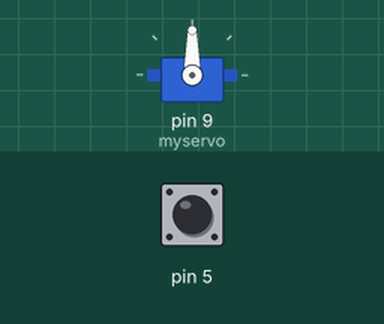
Recording of a sketch running on a simulated Arduino Uno, built with avr-gcc and run on an emulated ATmega328P. Shown: servo. Inputs (shaded band) come from the test bench; at power-on: pin 5 LOW.

Above: at 1.2 s.
1.3 s: pin 5 pulsed HIGH 2 times (0.12 s each, 0.3 s apart)
At 2.6 s:
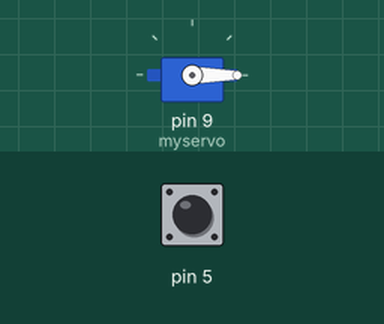
3.4 s: pin 5 driven HIGH
At 3.8 s:
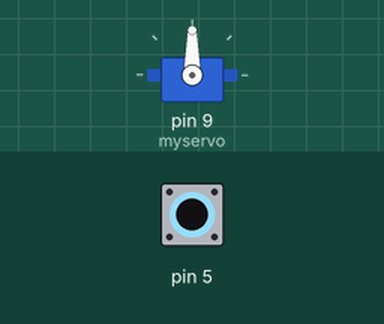
4.9 s: pin 5 driven LOW
At 6.1 s:
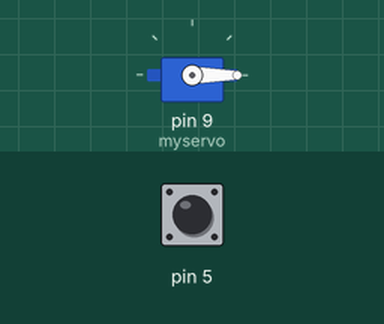
Timing chart, 0 to 7.9 s (numbered marks = the images above; inputs shaded):
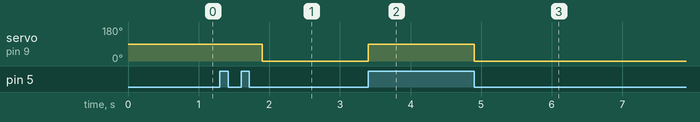

The sketch:

servo.ino
```cpp
#include <Servo.h>

Servo myservo;

void setup() {

  myservo.attach(9);
  pinMode(5, INPUT);

}

bool state = true;

void loop() {

  if (digitalRead(5)) {
    if (state) {
      myservo.write(90);
      state = false;
      delay(600);
    }
  }
  else {
    if (!state) {
      myservo.write(0);
      state = true;
      delay(600);
    }
  }

}
```

Measured:
- after the input at 1.3 s, servo on pin 9 (myservo): 90° → 0° after 0.60 s
- after the input at 3.4 s, servo on pin 9 (myservo): 0° → 90° at once
- after the input at 4.9 s, servo on pin 9 (myservo): 90° → 0° at once
